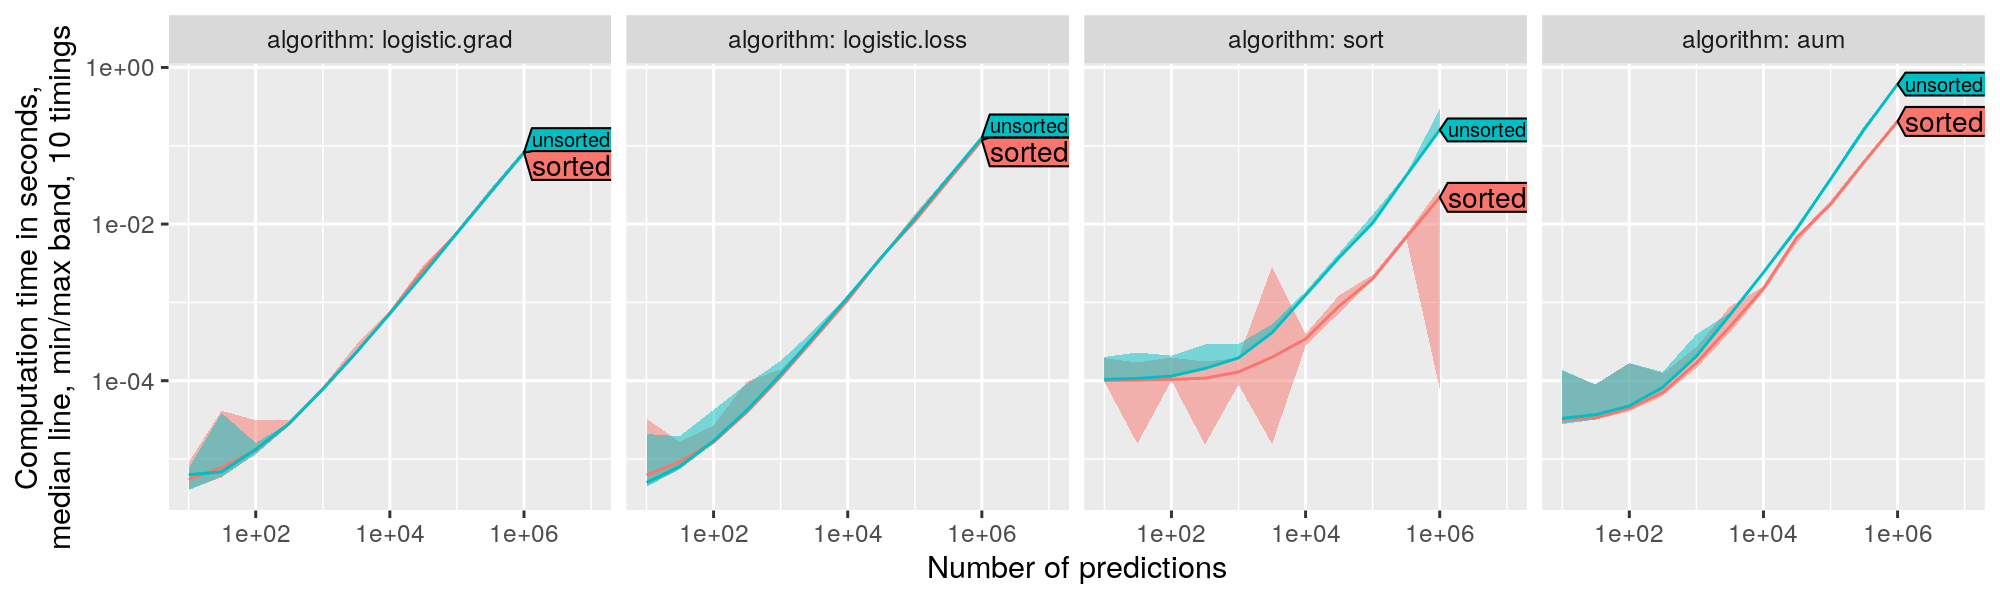

This chart was generated by the following R code:
source("packages.R")

N.vec <- as.integer(10^seq(1, 6, by=0.5))
max.N <- max(N.vec)
all.labels.vec <- rep(c(-1,1), l=max.N)
all.diffs.dt <- aum::aum_diffs_binary(all.labels.vec)
set.seed(1)
all.pred.vec <- rnorm(max.N)
timing.dt.list <- list()
for(N in N.vec){
  print(N)
  N.pred.vec <- all.pred.vec[1:N]
  N.diffs.dt <- all.diffs.dt[1:N]
  N.labels.vec <- sort(all.labels.vec[1:N])
  order.list <- list(sorted=sort(N.pred.vec), unsorted=N.pred.vec)
  for(prediction.order in names(order.list)){
    order.pred.vec <- order.list[[prediction.order]]
    timing.df <- microbenchmark::microbenchmark(logistic.grad={
      -N.labels.vec/(1+exp(N.labels.vec*order.pred.vec))
    }, logistic.loss={
      log(1+exp(-N.labels.vec*order.pred.vec))
    }, sort={
      sort(order.pred.vec)
    }, aum={
      aum::aum(N.diffs.dt, order.pred.vec)
    }, times=10)
    timing.dt.list[[paste(N, prediction.order)]] <- with(timing.df, data.table(
      N, prediction.order, seconds=time/1e9, algorithm=expr))
  }
}
(timing.dt <- do.call(rbind, timing.dt.list))

timing.stats <- timing.dt[, .(
  max=max(seconds),
  median=median(seconds),
  min=min(seconds),
  times=.N
), by=.(N, prediction.order, algorithm)]
gg <- ggplot()+
  facet_grid(. ~ prediction.order, labeller=label_both)+
  geom_ribbon(aes(
    N, ymin=min, ymax=max, fill=algorithm),
    alpha=0.5,
    data=timing.stats)+
  geom_line(aes(
    N, median, color=algorithm),
    data=timing.stats)+
  scale_x_log10(
    "Number of predictions",
    limits=c(10, max.N*10))+
  scale_y_log10(
    "Computation time in seconds,
median line, min/max band, 10 timings")
dl <- directlabels::direct.label(gg, "right.polygons")
png("figure-aum-grad-speed-binary-algos.png", width=10, height=3, res=200, units="in")
print(dl)
dev.off()

gg <- ggplot()+
  facet_grid(. ~ algorithm, labeller=label_both)+
  geom_ribbon(aes(
    N, ymin=min, ymax=max, fill=prediction.order),
    alpha=0.5,
    data=timing.stats)+
  geom_line(aes(
    N, median, color=prediction.order),
    data=timing.stats)+
  scale_x_log10(
    "Number of predictions",
    limits=c(10, max.N*10))+
  scale_y_log10(
    "Computation time in seconds,
median line, min/max band, 10 timings")
dl <- directlabels::direct.label(gg, "right.polygons")
png("figure-aum-grad-speed-binary.png", width=10, height=3, res=200, units="in")
print(dl)
dev.off()
